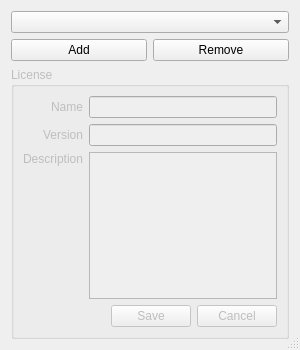
<?xml version="1.0" encoding="UTF-8"?>
<ui version="4.0">
 <class>LicenseEditorDialog</class>
 <widget class="QDialog" name="LicenseEditorDialog">
  <property name="windowModality">
   <enum>Qt::NonModal</enum>
  </property>
  <property name="geometry">
   <rect>
    <x>0</x>
    <y>0</y>
    <width>300</width>
    <height>350</height>
   </rect>
  </property>
  <property name="windowTitle">
   <string>Edit license</string>
  </property>
  <property name="sizeGripEnabled">
   <bool>true</bool>
  </property>
  <property name="modal">
   <bool>true</bool>
  </property>
  <layout class="QGridLayout" name="gridLayout">
   <item row="0" column="0" colspan="2">
    <widget class="QComboBox" name="licenseComboBox"/>
   </item>
   <item row="1" column="0">
    <widget class="QPushButton" name="addButton">
     <property name="text">
      <string>Add</string>
     </property>
    </widget>
   </item>
   <item row="1" column="1">
    <widget class="QPushButton" name="removeButton">
     <property name="text">
      <string>Remove</string>
     </property>
    </widget>
   </item>
   <item row="2" column="0" colspan="2">
    <widget class="QGroupBox" name="licenseGroupBox">
     <property name="enabled">
      <bool>false</bool>
     </property>
     <property name="title">
      <string>License</string>
     </property>
     <layout class="QGridLayout" name="gridLayout_3">
      <item row="1" column="1">
       <widget class="QLineEdit" name="nameLineEdit"/>
      </item>
      <item row="1" column="0">
       <widget class="QLabel" name="nameLabel">
        <property name="text">
         <string>Name</string>
        </property>
        <property name="alignment">
         <set>Qt::AlignRight|Qt::AlignTrailing|Qt::AlignVCenter</set>
        </property>
       </widget>
      </item>
      <item row="2" column="0">
       <widget class="QLabel" name="versionLabel">
        <property name="text">
         <string>Version</string>
        </property>
        <property name="alignment">
         <set>Qt::AlignRight|Qt::AlignTrailing|Qt::AlignVCenter</set>
        </property>
       </widget>
      </item>
      <item row="2" column="1">
       <widget class="QLineEdit" name="versionLineEdit"/>
      </item>
      <item row="3" column="0">
       <widget class="QLabel" name="descriptionLabel">
        <property name="text">
         <string>Description</string>
        </property>
        <property name="alignment">
         <set>Qt::AlignRight|Qt::AlignTop|Qt::AlignTrailing</set>
        </property>
       </widget>
      </item>
      <item row="3" column="1">
       <widget class="QTextEdit" name="descTextEdit"/>
      </item>
      <item row="4" column="0" colspan="2">
       <widget class="QDialogButtonBox" name="licenseButtonBox">
        <property name="enabled">
         <bool>false</bool>
        </property>
        <property name="standardButtons">
         <set>QDialogButtonBox::Cancel|QDialogButtonBox::Save</set>
        </property>
       </widget>
      </item>
     </layout>
    </widget>
   </item>
  </layout>
 </widget>
 <resources/>
 <connections/>
</ui>
